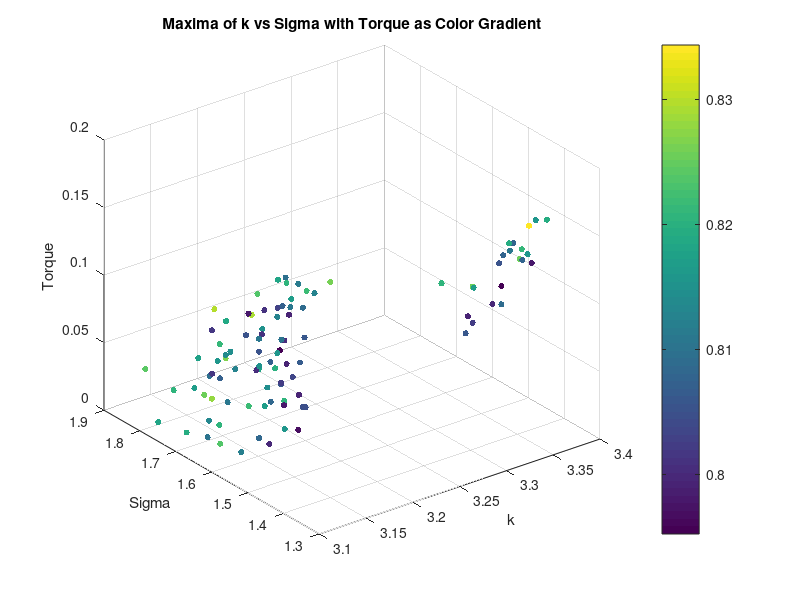
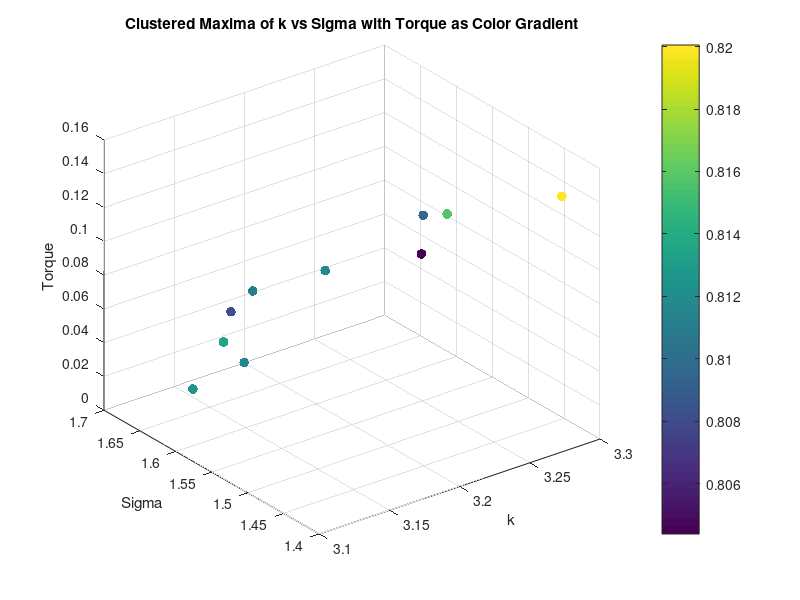

The MATLAB script that drew these images, in order: (Note: this script raises an error after producing the figures.)
load('maxima_data.mat');
scatter3(maxima_k, maxima_sigma, torque_values, 20, maxima_corr, 'filled');
xlabel('k');
ylabel('Sigma');
zlabel('Torque');
title('Maxima of k vs Sigma with Torque as Color Gradient');
colorbar;
grid on;

% K means clustering of torque into 10 clusters, taking mean of each cluster k, sigma and corr too
[cluster_idx, cluster_centers] = kmeans(torque_values', 10);
% Take the mean of each cluster
torque_means = zeros(10, 1);
sigma_means = zeros(10, 1);
k_means = zeros(10, 1);
corr_means = zeros(10, 1);
for i = 1:10
    torque_means(i) = mean(torque_values(cluster_idx == i));
    sigma_means(i) = mean(maxima_sigma(cluster_idx == i));
    k_means(i) = mean(maxima_k(cluster_idx == i));
    corr_means(i) = mean(maxima_corr(cluster_idx == i));
end

% Plot the clusters
figure;
scatter3(k_means, sigma_means, torque_means, 50, corr_means, 'filled');
xlabel('k');
ylabel('Sigma');
zlabel('Torque');
title('Clustered Maxima of k vs Sigma with Torque as Color Gradient');
colorbar;
grid on;

figure;
scatter3(k_means, sigma_means^2, torque_means, 50, corr_means, 'filled');
xlabel('k');
ylabel('Sigma');
zlabel('Torque');
title('Clustered Maxima of k vs Sigma with Torque as Color Gradient');
colorbar;
grid on;
